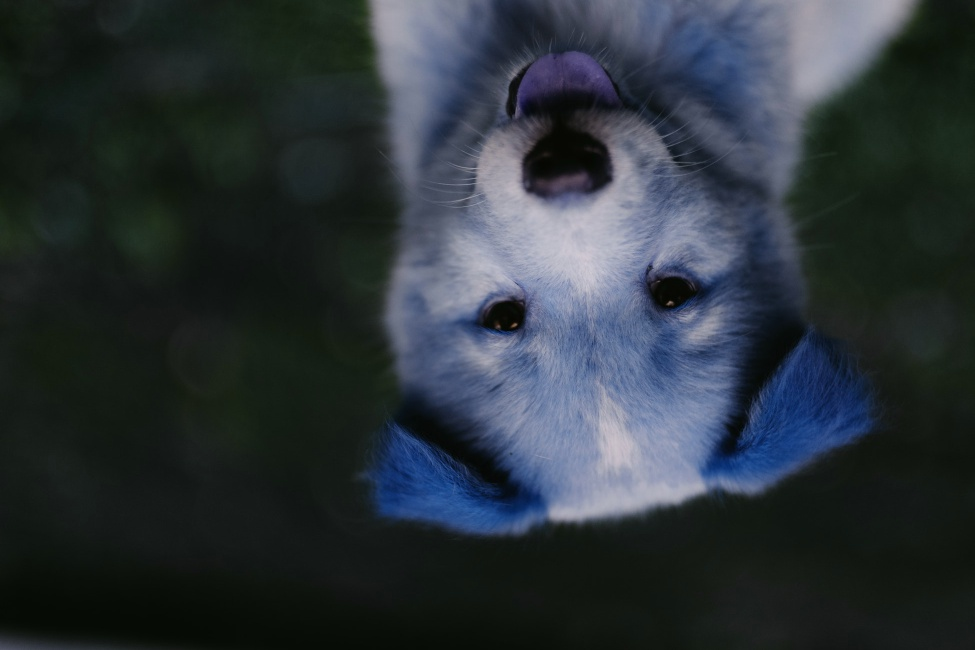
#> input picture 01-Opening-Images-with-OpenCV/new_pic.jpg, 975 x 650 px, given in place of the camera
$ jupyter execute --allow-errors 'Assignment 2.ipynb'
#> lines starting #> are read from the running program, lines starting #| are printed output that depends on the picture; after the words box and inside, x2 and y2 are one past the last pixel; in counts of white or black regions, pixels touching at a corner belong together
#> further down, frame is the input picture: shape (650, 975, 3); mean B, G, R 57.5, 51.8, 43.8
#> `frame = cv2.cvtColor(frame, cv2.COLOR_BGR2GRAY)`:
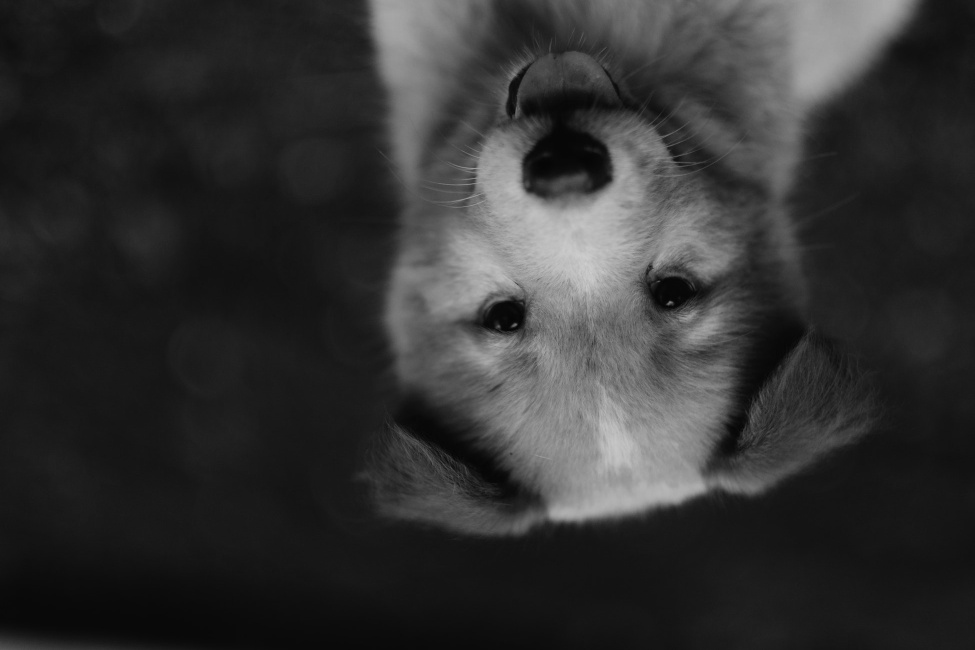
#> frame: shape (650, 975); min 3, max 207, mean 50.1
#> `ret, tl_frame = cv2.threshold(tl_frame, 60, 255,cv2.THRESH_BINARY)`:
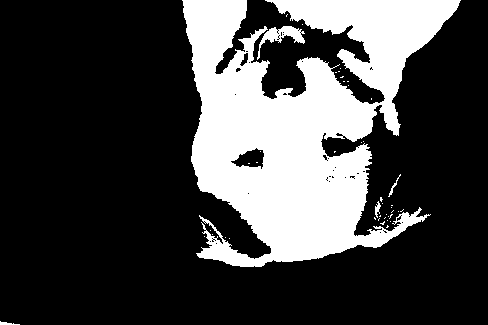
#> tl_frame: shape (325, 488); 26.2% white; 44 white regions (39 under 20 px), largest, box (x1, y1, x2, y2) and area: (182, 0, 461, 267) 40888, (257, 26, 305, 60) 489, (375, 201, 381, 218) 52, (388, 174, 401, 197) 47, (0, 321, 20, 325) 41
#> `tr_frame = cv2.erode(tr_frame,kernel,iterations=2)`:
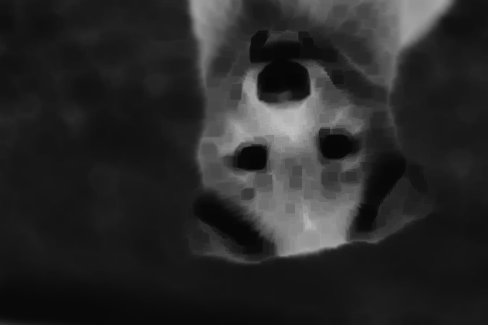
#> tr_frame: shape (325, 488); min 6, max 190, mean 40.2
#> `dr_frame = white_noise + dr_frame`:
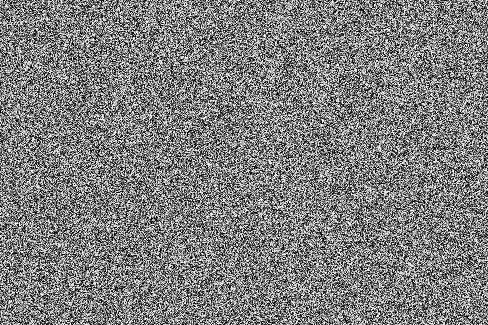
#> dr_frame: shape (325, 488) int64; min 6, max 15245, mean 7589.9; drawn with min black and max white
[cell 1]
import cv2
import numpy as np
# Connects to your computer's default camera
cap = cv2.VideoCapture(0)

# Automatically grab width and height from video feed
# (returns float which we need to convert to integer for later on!)
width = int(cap.get(cv2.CAP_PROP_FRAME_WIDTH))
height = int(cap.get(cv2.CAP_PROP_FRAME_HEIGHT))

#> (the rest of this cell did not finish here and is left out)

[cell 2]
import cv2

# Connects to your computer's default camera
cap = cv2.VideoCapture(0)

# Automatically grab width and height from video feed
# (returns float which we need to convert to integer for later on!)
width = int(cap.get(cv2.CAP_PROP_FRAME_WIDTH))
height = int(cap.get(cv2.CAP_PROP_FRAME_HEIGHT))

while True:
    # Capture frame-by-frame
    ret, frame = cap.read()

    # Our operations on the frame come here
    gray = cv2.cvtColor(frame, cv2.COLOR_BGR2GRAY)

    # Display the resulting frame
    cv2.imshow('frame',gray)

    # This command let's us quit with the "q" button on a keyboard.
    # Simply pressing X on the window won't work!
    if cv2.waitKey(1) & 0xFF == ord('q'):
#> (key q is pressed here)
        break

# When everything done, release the capture and destroy the windows
cap.release()
cv2.destroyAllWindows()

[cell 3]
dr_frame.shape
#> Out = (325, 488)
